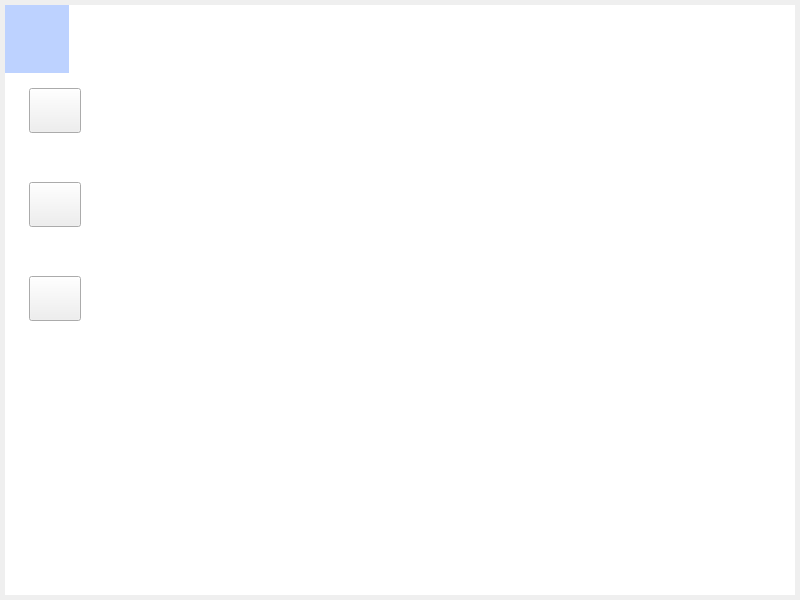
<?xml version="1.0" encoding="UTF-8"?>
<ui version="4.0">
 <class>VideoPlayer</class>
 <widget class="QWidget" name="VideoPlayer">
  <property name="geometry">
   <rect>
    <x>0</x>
    <y>0</y>
    <width>800</width>
    <height>600</height>
   </rect>
  </property>
  <property name="windowTitle">
   <string>VideoPlayer</string>
  </property>
  <layout class="QVBoxLayout" name="verticalLayout">
   <property name="spacing">
    <number>0</number>
   </property>
   <property name="leftMargin">
    <number>5</number>
   </property>
   <property name="topMargin">
    <number>5</number>
   </property>
   <property name="rightMargin">
    <number>5</number>
   </property>
   <property name="bottomMargin">
    <number>5</number>
   </property>
   <item>
    <widget class="QFrame" name="playerBg">
     <property name="styleSheet">
      <string notr="true">#playerBg
{
 background-color:#FFFFFF;
}</string>
     </property>
     <layout class="QVBoxLayout" name="verticalLayout_2">
      <property name="spacing">
       <number>0</number>
      </property>
      <property name="leftMargin">
       <number>0</number>
      </property>
      <property name="topMargin">
       <number>0</number>
      </property>
      <property name="rightMargin">
       <number>0</number>
      </property>
      <property name="bottomMargin">
       <number>0</number>
      </property>
      <item>
       <widget class="QWidget" name="head" native="true">
        <property name="minimumSize">
         <size>
          <width>0</width>
          <height>68</height>
         </size>
        </property>
        <property name="maximumSize">
         <size>
          <width>16777215</width>
          <height>68</height>
         </size>
        </property>
        <property name="styleSheet">
         <string notr="true"/>
        </property>
        <layout class="QHBoxLayout" name="horizontalLayout">
         <property name="spacing">
          <number>0</number>
         </property>
         <property name="leftMargin">
          <number>0</number>
         </property>
         <property name="topMargin">
          <number>0</number>
         </property>
         <property name="rightMargin">
          <number>0</number>
         </property>
         <property name="bottomMargin">
          <number>0</number>
         </property>
         <item>
          <widget class="QWidget" name="headLeft" native="true">
           <property name="minimumSize">
            <size>
             <width>64</width>
             <height>0</height>
            </size>
           </property>
           <property name="maximumSize">
            <size>
             <width>64</width>
             <height>16777215</height>
            </size>
           </property>
           <property name="styleSheet">
            <string notr="true">background-color: rgb(189, 210, 255);</string>
           </property>
           <layout class="QVBoxLayout" name="verticalLayout_3">
            <property name="spacing">
             <number>0</number>
            </property>
            <property name="leftMargin">
             <number>24</number>
            </property>
            <property name="topMargin">
             <number>0</number>
            </property>
            <property name="rightMargin">
             <number>0</number>
            </property>
            <property name="bottomMargin">
             <number>0</number>
            </property>
            <item>
             <widget class="QLabel" name="logo">
              <property name="minimumSize">
               <size>
                <width>28</width>
                <height>28</height>
               </size>
              </property>
              <property name="maximumSize">
               <size>
                <width>28</width>
                <height>28</height>
               </size>
              </property>
              <property name="styleSheet">
               <string notr="true">#logo
{
 border-image:url(&quot;:/images/homePage/logo.png&quot;);
}
</string>
              </property>
              <property name="text">
               <string/>
              </property>
             </widget>
            </item>
           </layout>
          </widget>
         </item>
         <item>
          <widget class="QWidget" name="headRight" native="true">
           <layout class="QHBoxLayout" name="horizontalLayout_2">
            <property name="spacing">
             <number>0</number>
            </property>
            <property name="leftMargin">
             <number>0</number>
            </property>
            <property name="topMargin">
             <number>0</number>
            </property>
            <property name="rightMargin">
             <number>0</number>
            </property>
            <property name="bottomMargin">
             <number>0</number>
            </property>
            <item>
             <widget class="QWidget" name="head_Title" native="true">
              <property name="minimumSize">
               <size>
                <width>128</width>
                <height>0</height>
               </size>
              </property>
              <property name="maximumSize">
               <size>
                <width>128</width>
                <height>16777215</height>
               </size>
              </property>
              <property name="styleSheet">
               <string notr="true"/>
              </property>
              <layout class="QVBoxLayout" name="verticalLayout_4">
               <property name="spacing">
                <number>0</number>
               </property>
               <property name="leftMargin">
                <number>0</number>
               </property>
               <property name="topMargin">
                <number>26</number>
               </property>
               <property name="rightMargin">
                <number>0</number>
               </property>
               <property name="bottomMargin">
                <number>26</number>
               </property>
               <item>
                <widget class="QLabel" name="tittle">
                 <property name="minimumSize">
                  <size>
                   <width>64</width>
                   <height>14</height>
                  </size>
                 </property>
                 <property name="maximumSize">
                  <size>
                   <width>64</width>
                   <height>14</height>
                  </size>
                 </property>
                 <property name="styleSheet">
                  <string notr="true">#tittle
{
 border-image:url(:/images/homePage/jingyushipin.png);
}
</string>
                 </property>
                 <property name="text">
                  <string/>
                 </property>
                </widget>
               </item>
              </layout>
             </widget>
            </item>
            <item>
             <widget class="QWidget" name="sysBtn" native="true">
              <property name="styleSheet">
               <string notr="true">QPushButton:hover{
 background-color:#E0E0E0;
}
</string>
              </property>
              <layout class="QHBoxLayout" name="horizontalLayout_3">
               <property name="spacing">
                <number>8</number>
               </property>
               <property name="leftMargin">
                <number>0</number>
               </property>
               <property name="topMargin">
                <number>0</number>
               </property>
               <property name="rightMargin">
                <number>16</number>
               </property>
               <property name="bottomMargin">
                <number>0</number>
               </property>
               <item>
                <spacer name="horizontalSpacer">
                 <property name="orientation">
                  <enum>Qt::Orientation::Horizontal</enum>
                 </property>
                 <property name="sizeHint" stdset="0">
                  <size>
                   <width>519</width>
                   <height>20</height>
                  </size>
                 </property>
                </spacer>
               </item>
               <item>
                <widget class="QPushButton" name="minBtn">
                 <property name="minimumSize">
                  <size>
                   <width>20</width>
                   <height>20</height>
                  </size>
                 </property>
                 <property name="maximumSize">
                  <size>
                   <width>20</width>
                   <height>20</height>
                  </size>
                 </property>
                 <property name="styleSheet">
                  <string notr="true">#minBtn{
 border:none;
 border-image:url(:/images/homePage/suoxiao.png);
}
</string>
                 </property>
                 <property name="text">
                  <string/>
                 </property>
                </widget>
               </item>
               <item>
                <widget class="QPushButton" name="glBtn">
                 <property name="minimumSize">
                  <size>
                   <width>20</width>
                   <height>20</height>
                  </size>
                 </property>
                 <property name="maximumSize">
                  <size>
                   <width>20</width>
                   <height>20</height>
                  </size>
                 </property>
                 <property name="styleSheet">
                  <string notr="true">#glBtn {
    border: none;
    background-image:url(:/images/homePage/fangda.png);
    background-repeat: no-repeat;
    background-position: center;
}

/* 窗口化模式 - 选中状态 */
#glBtn:checked {
    border: none;
    background-image:url(:/images/homePage/chuangkohua.png);
    background-repeat: no-repeat;
    background-position: center;
}</string>
                 </property>
                 <property name="text">
                  <string/>
                 </property>
                </widget>
               </item>
               <item>
                <widget class="QPushButton" name="quitBtn">
                 <property name="minimumSize">
                  <size>
                   <width>20</width>
                   <height>20</height>
                  </size>
                 </property>
                 <property name="maximumSize">
                  <size>
                   <width>20</width>
                   <height>20</height>
                  </size>
                 </property>
                 <property name="styleSheet">
                  <string notr="true">#quitBtn{
 border:none;
 border-image:url(:/images/homePage/quxiao.png);
}
</string>
                 </property>
                 <property name="text">
                  <string/>
                 </property>
                </widget>
               </item>
              </layout>
             </widget>
            </item>
           </layout>
          </widget>
         </item>
        </layout>
       </widget>
      </item>
      <item>
       <widget class="QWidget" name="body" native="true">
        <property name="styleSheet">
         <string notr="true"/>
        </property>
        <layout class="QHBoxLayout" name="horizontalLayout_4">
         <property name="spacing">
          <number>0</number>
         </property>
         <property name="leftMargin">
          <number>0</number>
         </property>
         <property name="topMargin">
          <number>0</number>
         </property>
         <property name="rightMargin">
          <number>0</number>
         </property>
         <property name="bottomMargin">
          <number>0</number>
         </property>
         <item>
          <widget class="QWidget" name="bodyLeft" native="true">
           <property name="minimumSize">
            <size>
             <width>100</width>
             <height>0</height>
            </size>
           </property>
           <property name="maximumSize">
            <size>
             <width>100</width>
             <height>16777215</height>
            </size>
           </property>
           <layout class="QVBoxLayout" name="verticalLayout_6">
            <property name="spacing">
             <number>0</number>
            </property>
            <property name="leftMargin">
             <number>0</number>
            </property>
            <property name="topMargin">
             <number>0</number>
            </property>
            <property name="rightMargin">
             <number>0</number>
            </property>
            <property name="bottomMargin">
             <number>0</number>
            </property>
            <item>
             <widget class="QWidget" name="btnBox" native="true">
              <layout class="QVBoxLayout" name="verticalLayout_5">
               <property name="spacing">
                <number>49</number>
               </property>
               <property name="leftMargin">
                <number>24</number>
               </property>
               <property name="topMargin">
                <number>15</number>
               </property>
               <property name="rightMargin">
                <number>0</number>
               </property>
               <property name="bottomMargin">
                <number>0</number>
               </property>
               <item>
                <widget class="PageSwitchButton" name="homePageBtn">
                 <property name="minimumSize">
                  <size>
                   <width>52</width>
                   <height>45</height>
                  </size>
                 </property>
                 <property name="maximumSize">
                  <size>
                   <width>52</width>
                   <height>45</height>
                  </size>
                 </property>
                 <property name="text">
                  <string/>
                 </property>
                </widget>
               </item>
               <item>
                <widget class="PageSwitchButton" name="myPageBtn">
                 <property name="minimumSize">
                  <size>
                   <width>52</width>
                   <height>45</height>
                  </size>
                 </property>
                 <property name="maximumSize">
                  <size>
                   <width>52</width>
                   <height>45</height>
                  </size>
                 </property>
                 <property name="text">
                  <string/>
                 </property>
                </widget>
               </item>
               <item>
                <widget class="PageSwitchButton" name="sysPageBtn">
                 <property name="minimumSize">
                  <size>
                   <width>52</width>
                   <height>45</height>
                  </size>
                 </property>
                 <property name="maximumSize">
                  <size>
                   <width>52</width>
                   <height>45</height>
                  </size>
                 </property>
                 <property name="text">
                  <string/>
                 </property>
                </widget>
               </item>
              </layout>
             </widget>
            </item>
            <item>
             <spacer name="verticalSpacer">
              <property name="orientation">
               <enum>Qt::Orientation::Vertical</enum>
              </property>
              <property name="sizeHint" stdset="0">
               <size>
                <width>20</width>
                <height>271</height>
               </size>
              </property>
             </spacer>
            </item>
           </layout>
          </widget>
         </item>
         <item>
          <widget class="QWidget" name="bodyRight" native="true">
           <layout class="QHBoxLayout" name="horizontalLayout_5">
            <property name="spacing">
             <number>0</number>
            </property>
            <property name="leftMargin">
             <number>0</number>
            </property>
            <property name="topMargin">
             <number>0</number>
            </property>
            <property name="rightMargin">
             <number>0</number>
            </property>
            <property name="bottomMargin">
             <number>0</number>
            </property>
            <item>
             <widget class="QStackedWidget" name="stackedWidget">
              <property name="currentIndex">
               <number>2</number>
              </property>
              <widget class="HomePageWidget" name="homePage"/>
              <widget class="MyselfWidget" name="myPage"/>
              <widget class="AdminWidget" name="adminPage"/>
              <widget class="UploadVideoPage" name="uploadVideo"/>
             </widget>
            </item>
           </layout>
          </widget>
         </item>
        </layout>
       </widget>
      </item>
     </layout>
    </widget>
   </item>
  </layout>
 </widget>
 <customwidgets>
  <customwidget>
   <class>PageSwitchButton</class>
   <extends>QPushButton</extends>
   <header location="global">pageswitchbutton.h</header>
  </customwidget>
  <customwidget>
   <class>HomePageWidget</class>
   <extends>QWidget</extends>
   <header location="global">homepagewidget.h</header>
   <container>1</container>
  </customwidget>
  <customwidget>
   <class>MyselfWidget</class>
   <extends>QWidget</extends>
   <header location="global">myselfwidget.h</header>
   <container>1</container>
  </customwidget>
  <customwidget>
   <class>UploadVideoPage</class>
   <extends>QWidget</extends>
   <header location="global">uploadvideopage.h</header>
   <container>1</container>
  </customwidget>
  <customwidget>
   <class>AdminWidget</class>
   <extends>QWidget</extends>
   <header location="global">adminwidget.h</header>
   <container>1</container>
  </customwidget>
 </customwidgets>
 <resources/>
 <connections/>
</ui>
